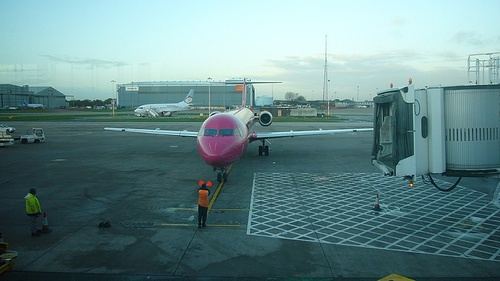
%> input picture Code/cluster/2007_000032.jpg, 500 x 281 px
$ octave --eval "result = calcrgb2hist('2007_000032.jpg');"   (GNU Octave 9; MATLAB toolbox functions it lacks are replaced by stand-ins)
%> lines starting %> are read from the running program, lines starting %| are printed output that depends on the picture
 function hist  = calcrgb2hist(picname)
%> called with picname = '2007_000032.jpg'
pic1 = imread(picname);
%> pic1 is the input picture: size 281x500x3 uint8; mean R, G, B 102, 135.5, 136.9
pic1R = pic1(:,:,1);
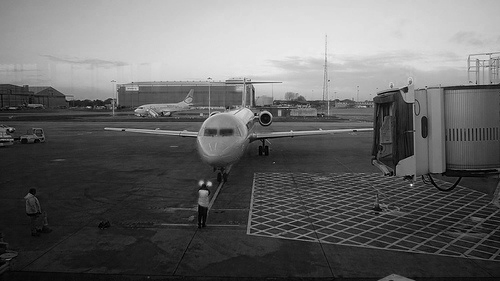
%> pic1R: size 281x500 uint8; min 0, max 255, mean 102
pic1G = pic1(:,:,2);
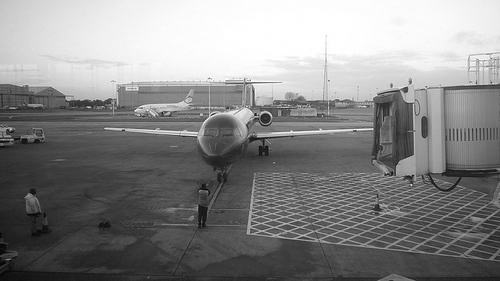
%> pic1G: size 281x500 uint8; min 1, max 255, mean 135.5
pic1B = pic1(:,:,3);
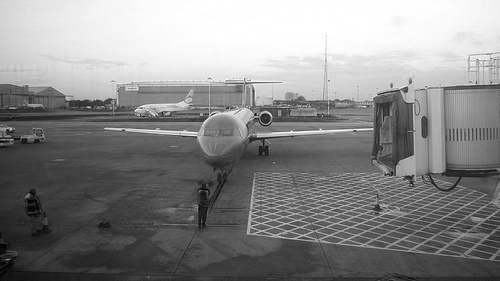
%> pic1B: size 281x500 uint8; min 0, max 255, mean 136.9


figure,imshow(pic1R)
title('R分量的图像')


% 二，绘制直方图
[m,n]=size(pic1R);                            %测量图像尺寸参数
%> m = 281; n = 500
rhist=zeros(1,256);                           %预创建存放灰度出现概率的向量
for k=0:255
    rhist(k+1)=length(find(pic1R==k))/(m*n);     %计算每级灰度出现的概率，将其存入rhist中相应位置
end
%> after the loop, rhist = 256 values, max 0.015 at index 34, min 0 at index 241, mean 0.00391
figure,bar(0:255,rhist,'r')                   %绘制直方图
title('R像直方图')
xlabel('灰度值')
ylabel('出现概率')
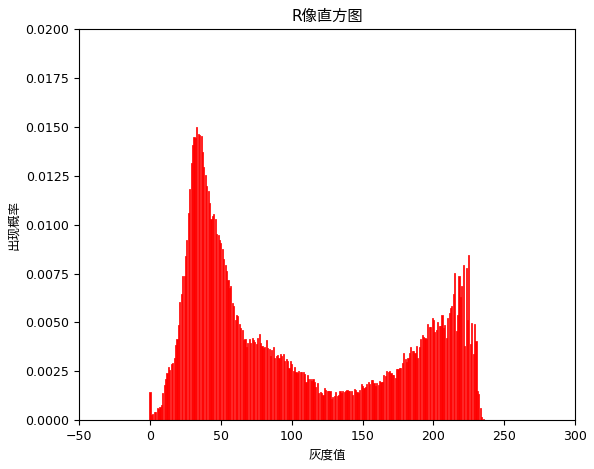
%> figure redrawn from the program's plot data; tallest bar 0.015 high, from x = 32.6 to 33.4
%%
ghist=zeros(1,256);
for k=0:255
    ghist(k+1)=length(find(pic1G==k))/(m*n);
end
%> after the loop, ghist = 256 values, max 0.0251 at index 256, min 0 at index 1, mean 0.00391
figure,bar(0:255,ghist,'g')
title('G像直方图')
xlabel('灰度值')
ylabel('出现概率')
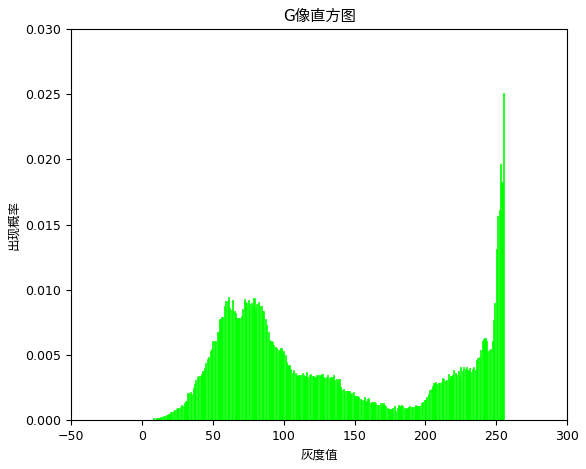
%> figure redrawn from the program's plot data; tallest bar 0.0251 high, from x = 254.6 to 255.4


%%
bhist=zeros(1,256);
for k=0:255
    bhist(k+1)=length(find(pic1B==k))/(m*n);
end
%> after the loop, bhist = 256 values, max 0.0352 at index 256, min 3.56e-05 at index 2, mean 0.00391
figure,bar(0:255,bhist,'b')
title('B像直方图')
xlabel('灰度值')
ylabel('出现概率')
hist = [reshape(rhist',1,256),reshape(ghist',1,256),reshape(bhist',1,256)]; %将直方图拼接成 256*3 的向量。
%> hist = 768 values, max 0.0352 at index 768, min 0 at index 241, mean 0.00391
%> `result = calcrgb2hist('2007_000032.jpg');`:
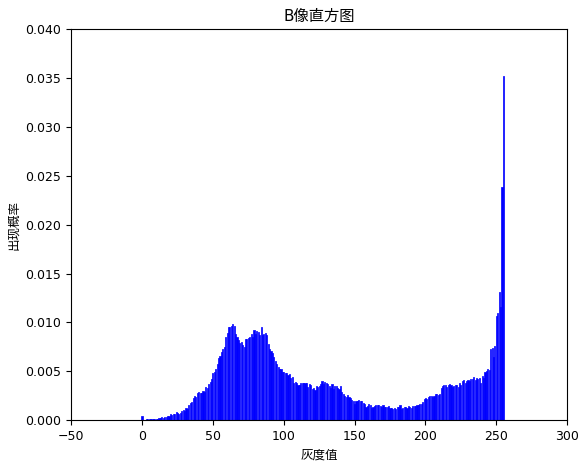
%> figure redrawn from the program's plot data; tallest bar 0.0352 high, from x = 254.6 to 255.4
%> `result = calcrgb2hist('2007_000032.jpg');`: result has the same summary as hist in calcrgb2hist
end

$ run again, on Code/cluster/2018.jpg
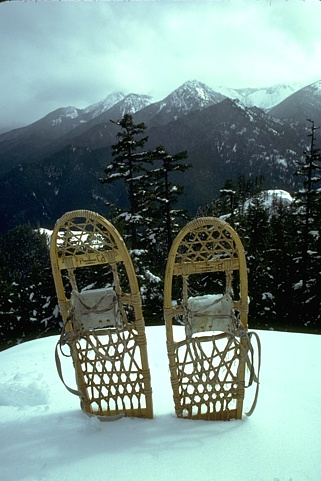
%> input picture Code/cluster/2018.jpg, 321 x 481 px
%> in calcrgb2hist, pic1 is the input picture: size 481x321x3 uint8; mean R, G, B 116.7, 137.9, 133.6
%> in calcrgb2hist, `pic1B = pic1(:,:,3);`:
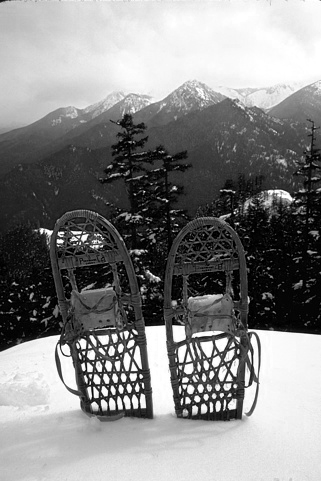
%> pic1B: size 481x321 uint8; min 0, max 255, mean 133.6
%> after the loop in calcrgb2hist, `for k=0:255`: rhist = 256 values, max 0.0204 at index 1, min 0.000376 at index 254, mean 0.00391
%> after the loop in calcrgb2hist, `for k=0:255`: ghist = 256 values, max 0.12 at index 256, min 0.000861 at index 142, mean 0.00391
%> after the loop in calcrgb2hist, `for k=0:255`: bhist = 256 values, max 0.0178 at index 1, min 0.000699 at index 151, mean 0.00391
%> hist = 768 values, max 0.12 at index 512, min 0.000376 at index 254, mean 0.00391
%> `result = calcrgb2hist('2007_000032.jpg');`:
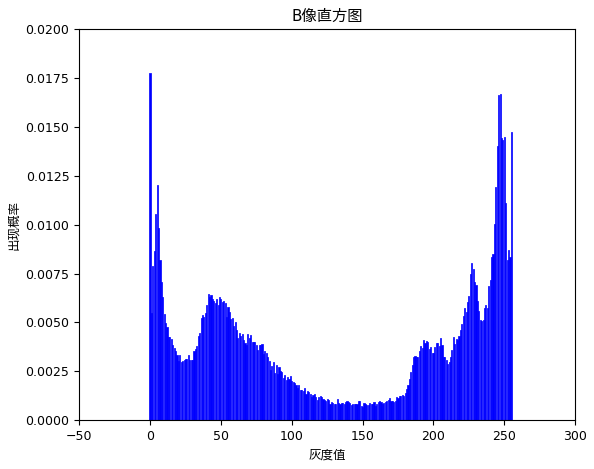
%> figure redrawn from the program's plot data; tallest bar 0.0178 high, from x = -0.4 to 0.4
%> result has the same summary as hist in calcrgb2hist
